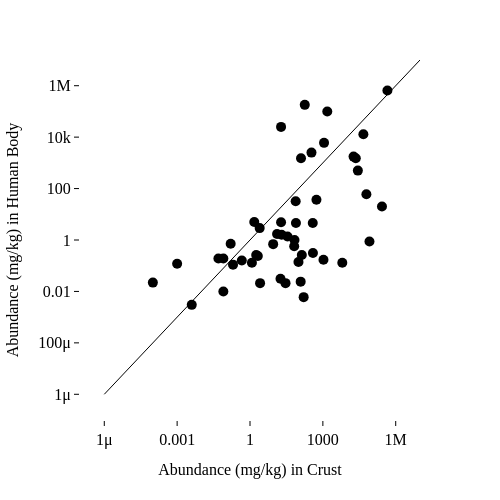

The cell this chart's notebook holds for it:
### Markdown cell above
The data has been collencted and cleaned. Data sets were combined and units converted. You don't have to ask me what I did, its all there in the code above. Providing your code for data analysis is the best way to document your methods.

The code below will make an interactive plot.

### Code cell
# create a scatter plot of the abundance of elements in seawater (x-axis) vs. the abundance of elements in the human body (y-axis) using plotly express, with log scale for both axes and custom hovertemplate to show element name and abundance values in both axes, and add a line y = x to the plot to show where the points would lie if the abundance in the biosphere was equal to the abundance in the crust.
# make the plot  interactive using plotly express so that mouseover reveals elemnt symbol
# set size of plot to 4x4 inches and use log scale for y-axis to better visualize the relationship between abundance and atomic number, especially for elements with low abundance.

import plotly.express as px

# fig will contain the traces and layout of the plot, and can be modified
fig = px.scatter(df, 
                x="C3",
                y="human", 
                width=500, height=500, 
                hover_data=["symbol"], 
                log_y=True, log_x=True, 
                )
# update the traces to add custom hovertemplate and marker styling
fig.update_traces(   
    customdata=df[["name"]],
    hovertemplate=
    "crust: %{x:,}<br>" +
    "human: %{y:,}<br>" +
    "Sample: %{customdata[0]}<extra></extra>",
    mode="markers",
    marker=dict(size=10, color="black", opacity=1,),
    line=None,
    selector=dict(mode="markers")
    )

# add a line y = x to the plot to show where the points would lie if the abundance 
# in the biosphere was equal to the abundance in the crust. 
trace = px.line(final_df, x=[1e-6, 1e7], y=[1e-6, 1e7]).data[0]
trace.update(line=dict(color="black", width=1, dash="solid"),   # "solid", "dash", "dot", "dashdot"
             opacity = 1,
             name="x = y")

fig.add_trace(trace)

range = [-7,7]
# Style the plot using tufte style
fig.update_layout(
    template="simple_white",
    font=dict(
        family="Palatino, Garamond, Computer Modern, Times New Roman",     # e.g. "Times New Roman", "Helvetica", "Computer Modern"
        size=16,
        color="black"
    ),
    title = None,
    title_font_size=14,
    xaxis_title="Abundance (mg/kg) in Crust",
    yaxis_title="Abundance (mg/kg) in Human Body",
    xaxis_title_font_size=16,
    yaxis_title_font_size=16,
    xaxis=dict(
        showline=False,
        linewidth=1,
        linecolor='black',
        ticks='outside',
        tickwidth=1,
        tickcolor='black',
        ticklen=5,
        range=range
    ),
    yaxis=dict(
        showline=False,
        linewidth=1,
        linecolor='black',
        ticks='outside',
        tickwidth=1,
        tickcolor='black',
        ticklen=5,
        range=range,
    )
)

fig.write_html("plot_abundance_human_crust1.html", include_plotlyjs="cdn")
fig.show()

### Figure 1 — Plotly figure (JSON) as saved in the notebook; plotly's stock layout.template omitted (floating-point values rounded to 4 significant figures)
{"data": [{"customdata": [["Hydrogen"], ["Helium"], ["Lithium"], ["Beryllium"], ["Boron"], ["Carbon"], ["Nitrogen"], ["Oxygen"], ["Fluorine"], ["Neon"], ["Sodium"], ["Magnesium"], ["Aluminum"], ["Silicon"], ["Phosphorus"], ["Sulfur"], ["Chlorine"], ["Argon"], ["Potassium"], ["Calcium"], ["Scandium"], ["Titanium"], ["Vanadium"], ["Chromium"], ["Manganese"], ["Iron"], ["Cobalt"], ["Nickel"], ["Copper"], ["Zinc"], ["Gallium"], ["Germanium"], ["Arsenic"], ["Selenium"], ["Bromine"], ["Krypton"], ["Rubidium"], ["Strontium"], ["Yttrium"], ["Zirconium"], ["Niobium"], ["Molybdenum"], ["Ruthenium"], ["Silver"], ["Cadmium"], ["Indium"], ["Tin"], ["Antimony"], ["Tellurium"], ["Iodine"], ["Cesium"], ["Barium"], ["Lanthanum"], ["Cerium"], ["Samarium"], ["Tantalum"], ["Tungsten"], ["Gold"], ["Mercury"], ["Thallium"], ["Lead"], ["Bismuth"], ["Radium"], ["Thorium"], ["Uranium"]], "hovertemplate": "crust: %{x:,}<br>human: %{y:,}<br>Sample: %{customdata[0]}<extra></extra>", "legendgroup": "", "line": {}, "marker": {"color": "black", "opacity": 1, "size": 10, "symbol": "circle"}, "mode": "markers", "name": "", "orientation": "v", "showlegend": false, "type": "scatter", "x": [1520.0, NaN, 18.0, 2.0, 9.0, 180.0, 19.0, 455000.0, 544.0, NaN, 22700.0, 27640.0, 83000.0, 272000.0, 1120.0, 340.0, 126.0, NaN, 18400.0, 46600.0, 25.0, 6320.0, 136.0, 122.0, 1060.0, 62000.0, 29.0, 99.0, 68.0, 76.0, 19.0, 1.5, 1.8, 0.05, 2.5, NaN, 78.0, 384.0, 31.0, 162.0, 20.0, 1.2, 0.0001, 0.08, 0.16, 0.24, 2.1, 0.2, 0.001, 0.46, 2.6, 390.0, 35.0, 66.0, 7.0, 1.7, 1.2, 0.004, 0.08, 0.7, 13.0, 0.008, NaN, 8.1, 2.3], "xaxis": "x", "y": [100000.0, 2.039e-14, 0.031, NaN, 0.69, 180000.0, 25000.0, 650000.0, 37.0, 8.5e-17, 1500.0, 500.0, 0.87, 20.0, 6000.0, 2500.0, 1500.0, 4.25e-17, 1750.0, 13000.0, NaN, 0.13, 0.26, 0.024, 0.17, 60.0, 0.021, 0.14, 1.0, 32.0, 4.9, 5.0, 0.26, 0.19, 2.9, 2.125e-17, 4.6, 4.6, NaN, 0.006, 1.6, 0.13, 0.022, 0.01, 0.72, NaN, 0.24, 0.11, 0.12, 0.16, 0.021, 0.31, 1.37, 0.57, NaN, NaN, NaN, 0.003, 0.19, NaN, 1.7, NaN, NaN, NaN, NaN], "yaxis": "y"}, {"hovertemplate": "x=%{x}<br>y=%{y}<extra></extra>", "legendgroup": "", "line": {"color": "black", "dash": "solid", "width": 1}, "marker": {"symbol": "circle"}, "mode": "lines", "name": "x = y", "opacity": 1, "orientation": "v", "showlegend": false, "type": "scatter", "x": [1e-06, 10000000.0], "xaxis": "x", "y": [1e-06, 10000000.0], "yaxis": "y"}], "layout": {"font": {"color": "black", "family": "Palatino, Garamond, Computer Modern, Times New Roman", "size": 16}, "height": 500, "legend": {"tracegroupgap": 0}, "margin": {"t": 60}, "title": {"font": {"size": 14}}, "width": 500, "xaxis": {"anchor": "y", "domain": [0, 1], "linecolor": "black", "linewidth": 1, "range": [-7, 7], "showline": false, "tickcolor": "black", "ticklen": 5, "ticks": "outside", "tickwidth": 1, "title": {"font": {"size": 16}, "text": "Abundance (mg/kg) in Crust"}, "type": "log"}, "yaxis": {"anchor": "x", "domain": [0, 1], "linecolor": "black", "linewidth": 1, "range": [-7, 7], "showline": false, "tickcolor": "black", "ticklen": 5, "ticks": "outside", "tickwidth": 1, "title": {"font": {"size": 16}, "text": "Abundance (mg/kg) in Human Body"}, "type": "log"}}}
